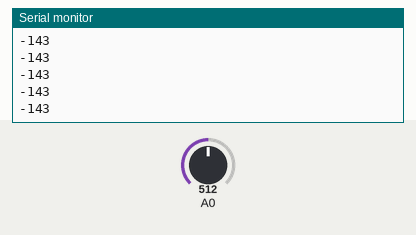
Bench run of a sketch on a simulated Arduino Uno, built with avr-gcc and run on an emulated ATmega328P. On the bench: the last lines printed to the serial monitor. Inputs (shaded band) come from the test bench; at power-on: A0 = 512.

Above: at 1.2 s.
1.3 s: A0 set to 716
At 1.34 s:
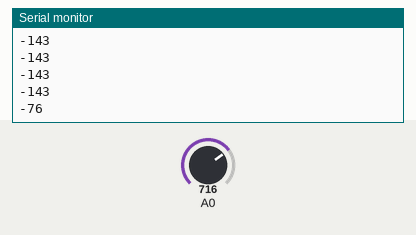
2.8 s: A0 set to 900
At 2.9 s:
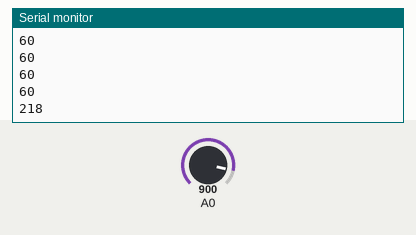
Timing chart, 0 to 5.8 s (numbered marks = the images above; inputs shaded):
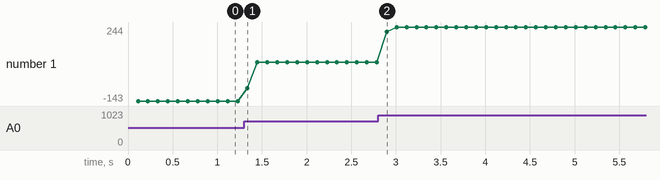

Measured:
- after the input at 1.3 s, the serial monitor: prints a new line at once (image 1)
- after the input at 2.8 s, the serial monitor: prints a new line after 0.10 s (image 2)
- plotted number 1: -143 → 60 after the input at 1.3 s, 60 → 244 after the input at 2.8 s

The sketch:

arduino24smallboard.ino
```cpp
int x = 0;
int xold = 0;

int buttonValueArray[] = {365,324,282,242,194,146,78,20,413,456,497,539,581,622,665,700,975,940,906,871,837,803,768,735};
String addressArray[] = {"0303","0304","0305","0306","0350","0351","0352","0353","0310","0311","0312","0313","0336","0336","0334","0335","0330","0331","0332","0333","0340","0341","0342","0343"};
int delta = 10;


void setup() {
 Serial.begin(115200);

}

void loop() {
  x = 0;
  for(int index = 0;index < 100;index++){
    x += analogRead(A0);
    delay(1);
  }
  x = x/100.;

  Serial.println(x);

  for(int index = 0;index < 24; index++){
    if(xold < 10 && abs(x-buttonValueArray[index]) < delta){
      //Serial.println(addressArray[index]);
    }
  }

  xold = x;
}
```
